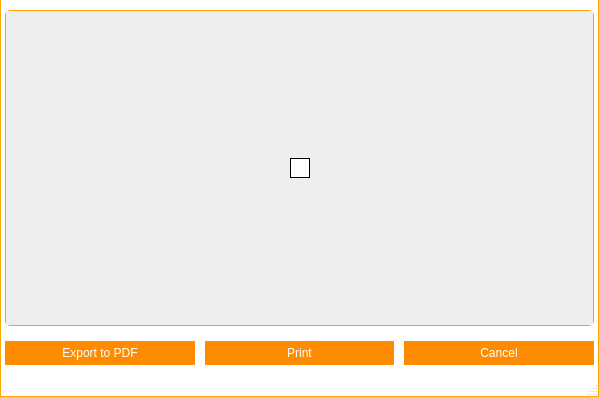
<?xml version="1.0" encoding="UTF-8"?>
<ui version="4.0">
 <class>PrintPreviewForm</class>
 <widget class="QMainWindow" name="PrintPreviewForm">
  <property name="windowModality">
   <enum>Qt::ApplicationModal</enum>
  </property>
  <property name="geometry">
   <rect>
    <x>0</x>
    <y>0</y>
    <width>599</width>
    <height>397</height>
   </rect>
  </property>
  <property name="windowTitle">
   <string>Preview image | SmartClass</string>
  </property>
  <property name="windowIcon">
   <iconset resource="resources.qrc">
    <normaloff>:/images/logos/Logo.png</normaloff>:/images/logos/Logo.png</iconset>
  </property>
  <property name="styleSheet">
   <string notr="true">QWidget#titleBar{
	background-color: #FFF;
	border-top: 1px solid orange;
	border-left: 1px solid orange;
	border-right: 1px solid orange;
	color: #000;
}

QWidget#centralWidget, QStatusBar{
	background-color: #FFF;
	border-left: 1px solid orange;
	border-right: 1px solid orange;
}

QStatusBar{
	border-bottom: 1px solid orange;
}

/*QTabWidget::pane {
    border-top: 1px solid orange;
}*/

QSlider::handle:horizontal {
    background: orange;
}

/* Vertical and horizontal line customization */

QFrame[frameShape=&quot;4&quot;]
{
    color: orange;
}

QFrame[frameShape=&quot;5&quot;]
{
    color: orange;
}

/* QTabWidget elements customization */

QTabWidget::pane {
/*	border-top: 1px solid orange;*/
	background: white;
}

QTabWidget::tab-bar {
    left: 5px;
}

QTabBar::tab {
	background: white;
    min-width: 120px;
    min-height: 20px;
    padding: 2px;
	border-top-left-radius: 5px;
	border-top-right-radius: 5px;
	margin-top: 6px;
}

QTabBar::tab:selected, QTabBar::tab:hover {
	background: white;
	border-top: 1px solid orange;
	border-right: 1px solid orange;
	border-left: 1px solid orange;
}

QTabBar::tab:selected {
	background: white;
	border-top: 2px solid orange;
	border-right: 2px solid orange;
	border-left: 2px solid orange;
}

QTabBar::tab:!selected {
    margin-bottom: 3px;
}

QTabBar QToolButton{
	background-color: white;
	border: none;
	color: black;
}

QTabBar QToolButton::hover{
	background-color: darkorange;
}

QTabBar QToolButton::pressed{
	background-color: orange;
}

QTabBar QToolButton::!enabled{
	background-color: orange;
}

QWidget#tabFile, QWidget#tabManagement, QWidget#tabTools, QWidget#tabHelp, QWidget#tabFileLayout, QWidget#tabManagementLayout, QWidget#tabToolsLayout, QWidget#tabHelpLayout, QWidget#screenManagerLayout{
	background: white;
}

QLineEdit{
	border: 1px solid orange;
	min-height: 20px;
}

QPlainTextEdit{
	border: 1px solid orange;
	min-height: 40px;
}

QPushButton{
	background-color: darkorange;
	border: 5px solid darkorange;
	color: white;
}

QPushButton::hover{
	background-color: orange;
	border: 5px solid orange;
}

QPushButton::pressed{
	background-color: darkorange;
	border: 5px solid darkorange;
}

QPushButton::!enabled{
	background-color: orange;
	border: 5px solid orange;
}

/*
	QScroll Area
*/

QScrollArea{
	border: none;
}

QScrollArea#scrollManager{
	border: 1px solid orange;
	border-radius: 5px;
}

/* QScrollBar Horizontal*/

QScrollBar:horizontal {
    background: lightgray;
    height: 10px;
    margin: 0px 40px 0 0px;
	border-radius: 5px;
}

QScrollBar::handle:horizontal {
    background: orange;
	border-radius: 5px;
    min-width: 20px;
}

QScrollBar::add-line:horizontal {
    background: blue;
    width: 20px;
    subcontrol-position: right;
    subcontrol-origin: margin;
	border-top-right-radius: 5px;
	border-bottom-right-radius: 5px;
}

QScrollBar::sub-line:horizontal {
    background: red;
    width: 20px;
    subcontrol-position: top right;
    subcontrol-origin: margin;
    position: absolute;
    right: 20px;
	border-top-left-radius: 5px;
	border-bottom-left-radius: 5px;
}

QScrollBar::sub-line:horizontal:hover {
    background: darkred;
}

QScrollBar::sub-line:horizontal:pressed {
    background: red;
}

QScrollBar::add-line:horizontal:hover {
    background: darkblue;
}

QScrollBar::add-line:horizontal:pressed {
    background: blue;
}

QScrollBar:left-arrow:horizontal{
	image: url(:/images/scrollbar/slide_left.PNG);
    width: 10px;
    height: 10px;
}

QScrollBar::right-arrow:horizontal {
	image: url(:/images/scrollbar/slide_right.PNG);
    width: 10px;
    height: 10px;
}

QScrollBar::add-page:horizontal, QScrollBar::sub-page:horizontal {
    background: none;
}

/* QScrollBar Vertical*/

QScrollBar:vertical {
    background: lightgray;
    width: 10px;
    margin: 0px 0px 40px 0px;
	border-radius: 5px;
}

QScrollBar::handle:vertical {
    background: orange;
	border-radius: 5px;
    min-width: 20px;
}

QScrollBar::add-line:vertical {
    background: blue;
    height: 20px;
    subcontrol-position: bottom;
    subcontrol-origin: margin;
	border-bottom-right-radius: 5px;
	border-bottom-left-radius: 5px;
}

QScrollBar::sub-line:vertical {
    background: red;
    height: 20px;
    subcontrol-position: bottom right;
    subcontrol-origin: margin;
    position: absolute;
    bottom: 20px;
	border-top-right-radius: 5px;
	border-top-left-radius: 5px;
}

QScrollBar::sub-line:vertical:hover {
    background: darkred;
}

QScrollBar::sub-line:vertical:pressed {
    background: red;
}

QScrollBar::add-line:vertical:hover {
    background: darkblue;
}

QScrollBar::add-line:vertical:pressed {
    background: blue;
}

QScrollBar:up-arrow:vertical{
	image: url(:/images/scrollbar/slide_up.PNG);
	width: 10px;
    height: 10px;
}

 QScrollBar::down-arrow:vertical{
	image: url(:/images/scrollbar/slide_down.PNG);
	width: 10px;
    height: 10px;
}

QScrollBar::add-page:vertical, QScrollBar::sub-page:vertical {
    background: none;
}

/*QComboBox*/

QComboBox {
    border: 1px solid orange;
	background: white;
    border-radius: 3px;
    padding: 1px 18px 1px 3px;
    min-width: 6em;
}

QComboBox:editable {
    background: white;
}

QComboBox:!editable, QComboBox::drop-down:editable {
	background: white;
}

QComboBox:!editable:on, QComboBox::drop-down:editable:on {
    background: white;
}

QComboBox:on {
    padding-top: 3px;
    padding-left: 4px;
}

QComboBox::drop-down {
    subcontrol-origin: padding;
    subcontrol-position: top right;
    width: 15px;

    border-left-width: 1px;
    border-left-color: orange;
    border-left-style: solid;
    border-top-right-radius: 3px;
    border-bottom-right-radius: 3px;
}

QComboBox::drop-down:hover {
    background: orange;
}

QComboBox::down-arrow {
    image: url(&quot;:/images/buttons/Down_Arrow.PNG&quot;);
	width: 10px;
	height: 10px;
}

QComboBox::down-arrow:on {
    top: 1px;
    left: 1px;
}

QComboBox QAbstractItemView {
    border: 1px solid orange;
    selection-background-color: orange;
    border-top-right-radius: 3px;
    border-bottom-right-radius: 3px;
}

QComboBox QAbstractItemView:hover {
	color: orange;
}

/*
 * QToolButton
 */

QToolButton {
	background: transparent;
	border: 1px solid transparent;
	color: black;
}

QToolButton::hover {
	background: darkorange;
	border: 1px solid darkorange;
	color: white;
}

QToolButton::pressed {
	background: orange;
	border: 1px solid orange;
	color: white;
}

/* QSpinBox  QDateEdit*/

QSpinBox, QDoubleSpinBox, QDateEdit, QDateTimeEdit {
	border: 1px solid orange;
	background: white;
    padding-right: 15px; /* make room for the arrows */
	border-radius: 5px;
}

QSpinBox::up-button:disabled,  QSpinBox::up-button:off,
QSpinBox::down-button:disabled,  QSpinBox::down-button:off,
QDoubleSpinBox::up-button:disabled,  QDoubleSpinBox::up-button:off,
QDoubleSpinBox::down-button:disabled,  QDoubleSpinBox::down-button:off,
QDateEdit::up-button:disabled,  QDateEdit::up-button:off,
QDateEdit::down-button:disabled,  QDateEdit::down-button:off,
QDateTimeEdit::up-button:disabled,  QDateTimeEdit::up-button:off,
QDateTimeEdit::down-button:disabled,  QDateTimeEdit::down-button:off{
	background: orange;
}

QSpinBox::up-button, QDoubleSpinBox::up-button, QDateEdit::up-button, QDateTimeEdit::up-button {
    subcontrol-origin: border;
    subcontrol-position: top right;

    width: 16px;
	border: 1px solid orange;
	border-top-right-radius: 5px;
}

QSpinBox::up-button:hover, QDoubleSpinBox::up-button:hover, QDateEdit::up-button:hover, QDateTimeEdit::up-button:hover {
	background: darkorange;
}

QSpinBox::up-button:pressed, QDoubleSpinBox::up-button:pressed, QDateEdit::up-button:pressed, QDateTimeEdit::up-button:pressed {
	background: orange;
}

QSpinBox::up-arrow, QDoubleSpinBox::up-arrow, QDateEdit::up-arrow, QDateTimeEdit::up-arrow {
    border-image: url(:/images/buttons/Up_Arrow.PNG) 1;
    width: 7px;
    height: 7px;
}

QSpinBox::up-arrow:disabled,
QSpinBox::up-arrow:off,
QDoubleSpinBox::up-arrow:disabled,
QDoubleSpinBox::up-arrow:off,
QDateEdit::up-arrow:disabled,
QDateEdit::up-arrow:off,
QDateTimeEdit::up-arrow:disabled,
QDateTimeEdit::up-arrow:off {
   background: transparent;
}

QSpinBox::down-button,
QDoubleSpinBox::down-button,
QDateEdit::down-button,
QDateTimeEdit::down-button {
    subcontrol-origin: border;
    subcontrol-position: bottom right;

    width: 16px;
	border: 1px solid orange;
	border-bottom-right-radius: 5px;
}

QSpinBox::down-button:hover,
QDoubleSpinBox::down-button:hover,
QDateEdit::down-button:hover,
QDateTimeEdit::down-button:hover {
	background: darkorange;
}

QSpinBox::down-button:pressed,
QDoubleSpinBox::down-button:pressed,
QDateEdit::down-button:pressed,
QDateTimeEdit::down-button:pressed {
	background: orange;
}

QSpinBox::down-arrow,
QDoubleSpinBox::down-arrow,
QDateEdit::down-arrow,
QDateTimeEdit::down-arrow {
    border-image: url(:/images/buttons/Down_Arrow.PNG) 1;
    width: 7px;
    height: 7px;
}

QSpinBox::down-arrow:disabled,
QSpinBox::down-arrow:off,
QDoubleSpinBox::down-arrow:disabled,
QDoubleSpinBox::down-arrow:off,
QDateEdit::down-arrow:disabled,
QDateEdit::down-arrow:off,
QDateTimeEdit::down-arrow:disabled,
QDateTimeEdit::down-arrow:off {
   background: transparent;
}

/*QCheckBox*/

QCheckBox {
    spacing: 5px;
}

QCheckBox::indicator {
    width: 13px;
    height: 13px;
}

QCheckBox::indicator:unchecked {
    border: 1px solid orange;
}

QCheckBox::indicator:unchecked:hover {
    border: 2px solid darkorange;
}

QCheckBox::indicator:unchecked:pressed {
    border: 2px solid orange;
}

QCheckBox::indicator:checked {
    border: 1px solid orange;
	image: url(:/images/buttons/Close.PNG);
}

QCheckBox::indicator:checked:hover {
    border: 2px solid darkorange;
	image: url(:/images/buttons/Close.PNG);
}

QCheckBox::indicator:checked:pressed {
    border: 2px solid orange;
	image: url(:/images/buttons/Close.PNG);
}

QCheckBox::indicator:indeterminate:hover {
    border: 2px solid darkorange;
}

QCheckBox::indicator:indeterminate:pressed {
    border: 2px solid orange;
}

/*
 * QTableWidget
 */

QTableWidget{
	border: 1px solid orange;
}

/*
 * QGroupBox
 */

QGroupBox {
    border: 1px solid orange;
    border-radius: 2px;
    margin-top: 10px;
    padding-top: 10px;
}

QGroupBox::title {
    subcontrol-origin: margin;
    subcontrol-position: top middle; /* position at the top center */
    padding: 5px;
    background-color: white;
	border: 1px solid orange;
	border-radius: 2px;
}

/*
 * QListWidget
 */

QListWidget {
    border: 1px solid orange;
}</string>
  </property>
  <widget class="QWidget" name="centralWidget">
   <layout class="QGridLayout" name="gridLayout">
    <property name="leftMargin">
     <number>0</number>
    </property>
    <property name="topMargin">
     <number>0</number>
    </property>
    <property name="rightMargin">
     <number>0</number>
    </property>
    <property name="bottomMargin">
     <number>0</number>
    </property>
    <property name="spacing">
     <number>0</number>
    </property>
    <item row="0" column="0">
     <layout class="QGridLayout" name="gridLayout_2">
      <property name="leftMargin">
       <number>5</number>
      </property>
      <property name="topMargin">
       <number>10</number>
      </property>
      <property name="rightMargin">
       <number>5</number>
      </property>
      <property name="bottomMargin">
       <number>10</number>
      </property>
      <property name="verticalSpacing">
       <number>15</number>
      </property>
      <item row="2" column="0">
       <layout class="QHBoxLayout" name="horizontalLayout">
        <property name="spacing">
         <number>10</number>
        </property>
        <item>
         <widget class="QPushButton" name="btExportToPdf">
          <property name="text">
           <string>Export to PDF</string>
          </property>
         </widget>
        </item>
        <item>
         <widget class="QPushButton" name="btPrint">
          <property name="text">
           <string>Print</string>
          </property>
         </widget>
        </item>
        <item>
         <widget class="QPushButton" name="btCancel">
          <property name="text">
           <string>Cancel</string>
          </property>
         </widget>
        </item>
       </layout>
      </item>
      <item row="0" column="0">
       <widget class="QScrollArea" name="scrollManager">
        <property name="styleSheet">
         <string notr="true"/>
        </property>
        <property name="widgetResizable">
         <bool>true</bool>
        </property>
        <widget class="QWidget" name="screenManagerLayout">
         <property name="geometry">
          <rect>
           <x>0</x>
           <y>0</y>
           <width>587</width>
           <height>315</height>
          </rect>
         </property>
         <property name="styleSheet">
          <string notr="true">QWidget#screenManagerLayout{
	background : #EEE;
}</string>
         </property>
         <layout class="QGridLayout" name="gridLayout_3">
          <item row="0" column="1">
           <spacer name="verticalSpacer">
            <property name="orientation">
             <enum>Qt::Vertical</enum>
            </property>
            <property name="sizeType">
             <enum>QSizePolicy::MinimumExpanding</enum>
            </property>
            <property name="sizeHint" stdset="0">
             <size>
              <width>20</width>
              <height>20</height>
             </size>
            </property>
           </spacer>
          </item>
          <item row="1" column="0">
           <spacer name="horizontalSpacer">
            <property name="orientation">
             <enum>Qt::Horizontal</enum>
            </property>
            <property name="sizeType">
             <enum>QSizePolicy::MinimumExpanding</enum>
            </property>
            <property name="sizeHint" stdset="0">
             <size>
              <width>20</width>
              <height>20</height>
             </size>
            </property>
           </spacer>
          </item>
          <item row="1" column="1">
           <widget class="QWidget" name="paperPreview" native="true">
            <property name="sizePolicy">
             <sizepolicy hsizetype="Preferred" vsizetype="Preferred">
              <horstretch>0</horstretch>
              <verstretch>0</verstretch>
             </sizepolicy>
            </property>
            <property name="minimumSize">
             <size>
              <width>0</width>
              <height>0</height>
             </size>
            </property>
            <property name="styleSheet">
             <string notr="true">QWidget#paperPreview{
	background-color: white;
    border: 1px solid black;
}</string>
            </property>
            <layout class="QGridLayout" name="gridLayout_4">
             <property name="leftMargin">
              <number>0</number>
             </property>
             <property name="topMargin">
              <number>0</number>
             </property>
             <property name="rightMargin">
              <number>0</number>
             </property>
             <property name="bottomMargin">
              <number>0</number>
             </property>
             <property name="horizontalSpacing">
              <number>10</number>
             </property>
             <property name="verticalSpacing">
              <number>0</number>
             </property>
            </layout>
           </widget>
          </item>
          <item row="1" column="2">
           <spacer name="horizontalSpacer_2">
            <property name="orientation">
             <enum>Qt::Horizontal</enum>
            </property>
            <property name="sizeType">
             <enum>QSizePolicy::MinimumExpanding</enum>
            </property>
            <property name="sizeHint" stdset="0">
             <size>
              <width>20</width>
              <height>20</height>
             </size>
            </property>
           </spacer>
          </item>
          <item row="2" column="1">
           <spacer name="verticalSpacer_2">
            <property name="orientation">
             <enum>Qt::Vertical</enum>
            </property>
            <property name="sizeType">
             <enum>QSizePolicy::MinimumExpanding</enum>
            </property>
            <property name="sizeHint" stdset="0">
             <size>
              <width>20</width>
              <height>20</height>
             </size>
            </property>
           </spacer>
          </item>
         </layout>
        </widget>
       </widget>
      </item>
     </layout>
    </item>
   </layout>
  </widget>
  <widget class="QStatusBar" name="statusBar"/>
 </widget>
 <resources>
  <include location="resources.qrc"/>
 </resources>
 <connections/>
</ui>
